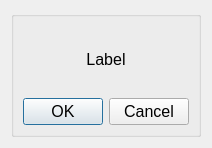
<?xml version="1.0" encoding="UTF-8"?>
<ui version="4.0">
 <class>DialogConfirm</class>
 <widget class="QDialog" name="DialogConfirm">
  <property name="geometry">
   <rect>
    <x>0</x>
    <y>0</y>
    <width>194</width>
    <height>148</height>
   </rect>
  </property>
  <property name="windowTitle">
   <string>Confirm</string>
  </property>
  <layout class="QGridLayout" name="gridLayout_2">
   <item row="0" column="0">
    <widget class="QGroupBox" name="groupBox">
     <property name="font">
      <font>
       <pointsize>12</pointsize>
      </font>
     </property>
     <property name="title">
      <string/>
     </property>
     <layout class="QGridLayout" name="gridLayout">
      <item row="1" column="0">
       <widget class="QDialogButtonBox" name="buttonBox">
        <property name="sizePolicy">
         <sizepolicy hsizetype="Preferred" vsizetype="Fixed">
          <horstretch>0</horstretch>
          <verstretch>0</verstretch>
         </sizepolicy>
        </property>
        <property name="orientation">
         <enum>Qt::Horizontal</enum>
        </property>
        <property name="standardButtons">
         <set>QDialogButtonBox::Cancel|QDialogButtonBox::Ok</set>
        </property>
        <property name="centerButtons">
         <bool>true</bool>
        </property>
       </widget>
      </item>
      <item row="0" column="0">
       <widget class="QLabel" name="label">
        <property name="text">
         <string>Label</string>
        </property>
        <property name="alignment">
         <set>Qt::AlignCenter</set>
        </property>
       </widget>
      </item>
     </layout>
    </widget>
   </item>
  </layout>
 </widget>
 <resources/>
 <connections>
  <connection>
   <sender>buttonBox</sender>
   <signal>accepted()</signal>
   <receiver>DialogConfirm</receiver>
   <slot>accept()</slot>
   <hints>
    <hint type="sourcelabel">
     <x>45</x>
     <y>113</y>
    </hint>
    <hint type="destinationlabel">
     <x>6</x>
     <y>66</y>
    </hint>
   </hints>
  </connection>
  <connection>
   <sender>buttonBox</sender>
   <signal>rejected()</signal>
   <receiver>DialogConfirm</receiver>
   <slot>reject()</slot>
   <hints>
    <hint type="sourcelabel">
     <x>122</x>
     <y>113</y>
    </hint>
    <hint type="destinationlabel">
     <x>192</x>
     <y>59</y>
    </hint>
   </hints>
  </connection>
 </connections>
</ui>
